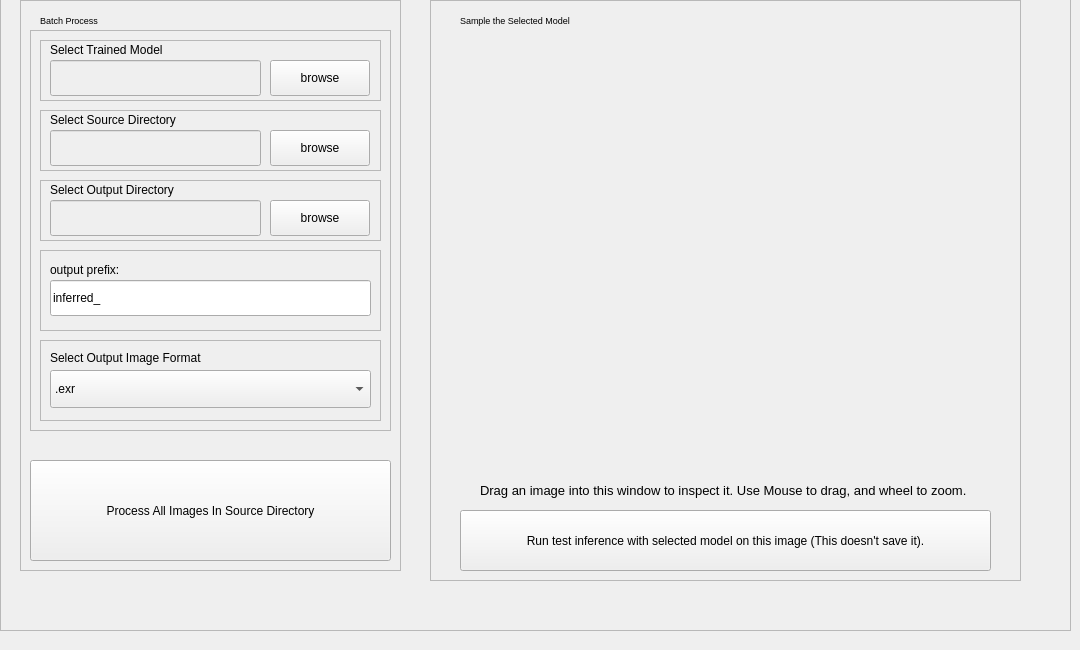
    <widget class="QWidget" name="tab_batch">
     <attribute name="title">
      <string>Batch Inference</string>
     </attribute>
     <widget class="QFrame" name="frame_4">
      <property name="geometry">
       <rect>
        <x>0</x>
        <y>-10</y>
        <width>1071</width>
        <height>641</height>
       </rect>
      </property>
      <property name="frameShape">
       <enum>QFrame::StyledPanel</enum>
      </property>
      <property name="frameShadow">
       <enum>QFrame::Raised</enum>
      </property>
      <property name="lineWidth">
       <number>1</number>
      </property>
      <property name="midLineWidth">
       <number>1</number>
      </property>
      <widget class="QFrame" name="frame_2">
       <property name="geometry">
        <rect>
         <x>20</x>
         <y>10</y>
         <width>381</width>
         <height>571</height>
        </rect>
       </property>
       <property name="frameShape">
        <enum>QFrame::StyledPanel</enum>
       </property>
       <property name="frameShadow">
        <enum>QFrame::Raised</enum>
       </property>
       <widget class="QFrame" name="frame">
        <property name="geometry">
         <rect>
          <x>10</x>
          <y>30</y>
          <width>361</width>
          <height>401</height>
         </rect>
        </property>
        <property name="frameShape">
         <enum>QFrame::StyledPanel</enum>
        </property>
        <property name="frameShadow">
         <enum>QFrame::Raised</enum>
        </property>
        <widget class="QFrame" name="frame_select_inference_model">
         <property name="geometry">
          <rect>
           <x>10</x>
           <y>10</y>
           <width>341</width>
           <height>61</height>
          </rect>
         </property>
         <property name="frameShape">
          <enum>QFrame::StyledPanel</enum>
         </property>
         <property name="frameShadow">
          <enum>QFrame::Raised</enum>
         </property>
         <widget class="QPushButton" name="btn_select_inference_model">
          <property name="geometry">
           <rect>
            <x>230</x>
            <y>20</y>
            <width>100</width>
            <height>36</height>
           </rect>
          </property>
          <property name="text">
           <string>browse</string>
          </property>
         </widget>
         <widget class="QLineEdit" name="lineEdit_inference_model">
          <property name="enabled">
           <bool>false</bool>
          </property>
          <property name="geometry">
           <rect>
            <x>10</x>
            <y>20</y>
            <width>211</width>
            <height>36</height>
           </rect>
          </property>
         </widget>
         <widget class="QLabel" name="label_17">
          <property name="geometry">
           <rect>
            <x>10</x>
            <y>0</y>
            <width>211</width>
            <height>20</height>
           </rect>
          </property>
          <property name="text">
           <string>Select Trained Model</string>
          </property>
         </widget>
        </widget>
        <widget class="QFrame" name="frame_select_inference_output_dir">
         <property name="geometry">
          <rect>
           <x>10</x>
           <y>150</y>
           <width>341</width>
           <height>61</height>
          </rect>
         </property>
         <property name="frameShape">
          <enum>QFrame::StyledPanel</enum>
         </property>
         <property name="frameShadow">
          <enum>QFrame::Raised</enum>
         </property>
         <widget class="QPushButton" name="btn_select_inference_output_dir">
          <property name="geometry">
           <rect>
            <x>230</x>
            <y>20</y>
            <width>100</width>
            <height>36</height>
           </rect>
          </property>
          <property name="text">
           <string>browse</string>
          </property>
         </widget>
         <widget class="QLineEdit" name="lineEdit_inference_output_dir">
          <property name="enabled">
           <bool>false</bool>
          </property>
          <property name="geometry">
           <rect>
            <x>10</x>
            <y>20</y>
            <width>211</width>
            <height>36</height>
           </rect>
          </property>
         </widget>
         <widget class="QLabel" name="label_20">
          <property name="geometry">
           <rect>
            <x>10</x>
            <y>0</y>
            <width>211</width>
            <height>20</height>
           </rect>
          </property>
          <property name="text">
           <string>Select Output Directory</string>
          </property>
         </widget>
        </widget>
        <widget class="QFrame" name="frame_select_inference_source_dir">
         <property name="geometry">
          <rect>
           <x>10</x>
           <y>80</y>
           <width>341</width>
           <height>61</height>
          </rect>
         </property>
         <property name="frameShape">
          <enum>QFrame::StyledPanel</enum>
         </property>
         <property name="frameShadow">
          <enum>QFrame::Raised</enum>
         </property>
         <widget class="QPushButton" name="btn_select_inference_source_dir">
          <property name="geometry">
           <rect>
            <x>230</x>
            <y>20</y>
            <width>100</width>
            <height>36</height>
           </rect>
          </property>
          <property name="text">
           <string>browse</string>
          </property>
         </widget>
         <widget class="QLineEdit" name="lineEdit_inference_source_dir">
          <property name="enabled">
           <bool>false</bool>
          </property>
          <property name="geometry">
           <rect>
            <x>10</x>
            <y>20</y>
            <width>211</width>
            <height>36</height>
           </rect>
          </property>
         </widget>
         <widget class="QLabel" name="label_18">
          <property name="geometry">
           <rect>
            <x>10</x>
            <y>0</y>
            <width>211</width>
            <height>20</height>
           </rect>
          </property>
          <property name="text">
           <string>Select Source Directory</string>
          </property>
         </widget>
        </widget>
        <widget class="QFrame" name="frame_inference_ouput_prefix">
         <property name="geometry">
          <rect>
           <x>10</x>
           <y>220</y>
           <width>341</width>
           <height>81</height>
          </rect>
         </property>
         <property name="frameShape">
          <enum>QFrame::StyledPanel</enum>
         </property>
         <property name="frameShadow">
          <enum>QFrame::Raised</enum>
         </property>
         <widget class="QLabel" name="label_31">
          <property name="geometry">
           <rect>
            <x>10</x>
            <y>10</y>
            <width>131</width>
            <height>20</height>
           </rect>
          </property>
          <property name="text">
           <string>output prefix:</string>
          </property>
         </widget>
         <widget class="QLineEdit" name="lineEdit_inference_output_prefix">
          <property name="geometry">
           <rect>
            <x>10</x>
            <y>30</y>
            <width>321</width>
            <height>36</height>
           </rect>
          </property>
          <property name="text">
           <string>inferred_</string>
          </property>
         </widget>
        </widget>
        <widget class="QFrame" name="frame_inference_output_format">
         <property name="geometry">
          <rect>
           <x>10</x>
           <y>310</y>
           <width>341</width>
           <height>81</height>
          </rect>
         </property>
         <property name="frameShape">
          <enum>QFrame::StyledPanel</enum>
         </property>
         <property name="frameShadow">
          <enum>QFrame::Raised</enum>
         </property>
         <widget class="QComboBox" name="comboBox_inference_output_format">
          <property name="geometry">
           <rect>
            <x>10</x>
            <y>30</y>
            <width>321</width>
            <height>38</height>
           </rect>
          </property>
          <property name="currentIndex">
           <number>0</number>
          </property>
          <item>
           <property name="text">
            <string>.exr</string>
           </property>
          </item>
          <item>
           <property name="text">
            <string>.tiff</string>
           </property>
          </item>
          <item>
           <property name="text">
            <string>.jpg</string>
           </property>
          </item>
          <item>
           <property name="text">
            <string>.png</string>
           </property>
          </item>
         </widget>
         <widget class="QLabel" name="label_30">
          <property name="geometry">
           <rect>
            <x>10</x>
            <y>8</y>
            <width>211</width>
            <height>20</height>
           </rect>
          </property>
          <property name="text">
           <string>Select Output Image Format</string>
          </property>
         </widget>
        </widget>
       </widget>
       <widget class="QLabel" name="label_21">
        <property name="geometry">
         <rect>
          <x>20</x>
          <y>10</y>
          <width>101</width>
          <height>20</height>
         </rect>
        </property>
        <property name="font">
         <font>
          <family>Cantarell</family>
          <pointsize>7</pointsize>
          <weight>50</weight>
          <bold>false</bold>
          <kerning>false</kerning>
         </font>
        </property>
        <property name="text">
         <string>Batch Process</string>
        </property>
       </widget>
       <widget class="QPushButton" name="btn_start_inference">
        <property name="geometry">
         <rect>
          <x>10</x>
          <y>460</y>
          <width>361</width>
          <height>101</height>
         </rect>
        </property>
        <property name="text">
         <string>Process All Images In Source Directory</string>
        </property>
       </widget>
      </widget>
      <widget class="QFrame" name="frame_9">
       <property name="geometry">
        <rect>
         <x>430</x>
         <y>10</y>
         <width>591</width>
         <height>581</height>
        </rect>
       </property>
       <property name="frameShape">
        <enum>QFrame::StyledPanel</enum>
       </property>
       <property name="frameShadow">
        <enum>QFrame::Raised</enum>
       </property>
       <widget class="ImageViewer" name="imageViewer" native="true">
        <property name="geometry">
         <rect>
          <x>30</x>
          <y>30</y>
          <width>531</width>
          <height>441</height>
         </rect>
        </property>
        <property name="toolTip">
         <string extracomment="drag an image here to view it."/>
        </property>
       </widget>
       <widget class="QLabel" name="label">
        <property name="geometry">
         <rect>
          <x>50</x>
          <y>480</y>
          <width>561</width>
          <height>20</height>
         </rect>
        </property>
        <property name="font">
         <font>
          <family>Cantarell</family>
          <pointsize>10</pointsize>
          <weight>50</weight>
          <bold>false</bold>
          <kerning>false</kerning>
         </font>
        </property>
        <property name="text">
         <string>Drag an image into this window to inspect it. Use Mouse to drag, and wheel to zoom.</string>
        </property>
       </widget>
       <widget class="QPushButton" name="btn_test_inference">
        <property name="geometry">
         <rect>
          <x>30</x>
          <y>510</y>
          <width>531</width>
          <height>61</height>
         </rect>
        </property>
        <property name="text">
         <string>Run test inference with selected model on this image (This doesn't save it).</string>
        </property>
       </widget>
       <widget class="QLabel" name="label_22">
        <property name="geometry">
         <rect>
          <x>30</x>
          <y>10</y>
          <width>171</width>
          <height>20</height>
         </rect>
        </property>
        <property name="font">
         <font>
          <family>Cantarell</family>
          <pointsize>7</pointsize>
          <weight>50</weight>
          <bold>false</bold>
          <kerning>false</kerning>
         </font>
        </property>
        <property name="text">
         <string>Sample the Selected Model</string>
        </property>
       </widget>
      </widget>
     </widget>
    </widget>
